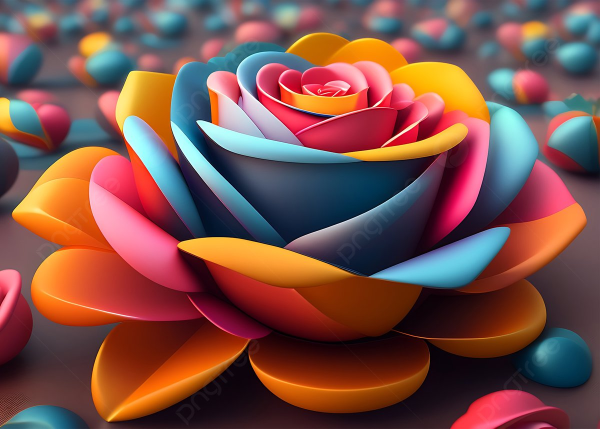
#> input picture color1.jpg, 1200 x 857 px (shown at 1/2 size)
$ python Color_Detection.py
#> lines starting #> are read from the running program, lines starting #| are printed output that depends on the picture
import cv2
import pandas as pd

# Read the CSV file
colors_csv = 'colors.csv'
index_colors = ["color_name", "hex", "R", "G", "B"]
colors_data = pd.read_csv(colors_csv, names=index_colors, header=None)
#> (reads colors.csv from the repository)

# Read the image
pic_path = 'color1.jpg'  # Replace with your image path
pic = cv2.imread(pic_path)
#> pic is the input picture: shape (857, 1200, 3); mean B, G, R 74.1, 80.8, 124.3
pic = cv2.resize(pic, (800, 600))  # Resize for easy viewing
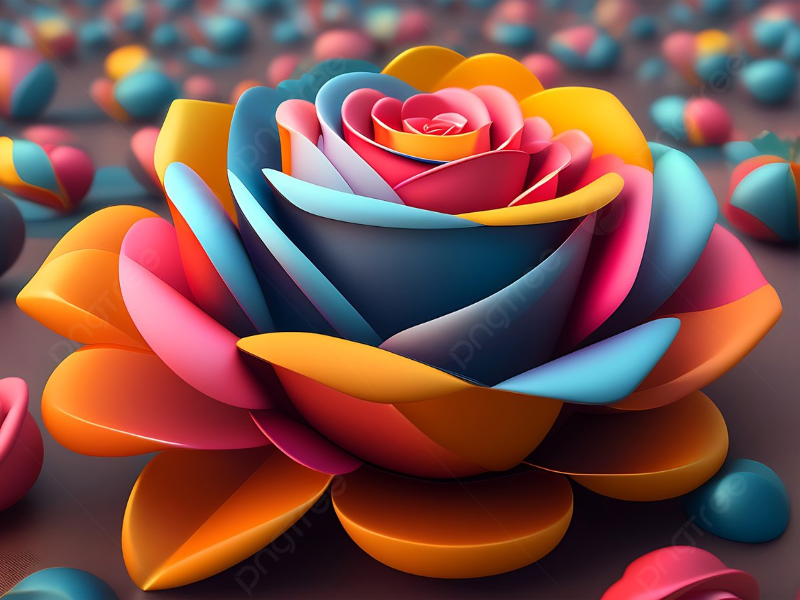
#> pic: shape (600, 800, 3); mean B, G, R 74, 80.7, 124.2

clicked = False
r = g = b = x_pos = y_pos = 0

# Function to calculate the closest color name
def get_color_names(R, G, B):
    min = float('inf')
    c_name = ""
    for i in range(len(colors_data)):
        d = abs(R - int(colors_data.loc[i, "R"])) + abs(G - int(colors_data.loc[i, "G"])) + abs(B - int(colors_data.loc[i, "B"]))
        if d <= min:
            min = d
            c_name = colors_data.loc[i, "color_name"]
    return c_name

# Mouse click event
def get_draw_function(event, x, y, flags, param):
    global b, g, r, x_pos, y_pos, clicked
    if event == cv2.EVENT_LBUTTONDBLCLK:
        clicked = True
        x_pos = x
        y_pos = y
        b, g, r = pic[y, x]
        b = int(b)
        g = int(g)
        r = int(r)

cv2.namedWindow('Color_Detection')
cv2.setMouseCallback('Color_Detection', get_draw_function)

while True:
    cv2.imshow("Color_Detection", pic)
    if clicked:
        # Draw rectangle and text
        cv2.rectangle(pic, (20, 20), (750, 60), (b, g, r), -1)
        text = get_color_names(r, g, b) + f' R={r} G={g} B={b}'
        cv2.putText(pic, text, (50, 50), 2, 0.8, (255, 255, 255) if r+g+b < 400 else (0, 0, 0), 2)
        clicked = False

    # Exit on ESC
    if cv2.waitKey(20) & 0xFF == 27:
#> (key Esc is pressed here)
        break

cv2.destroyAllWindows()
